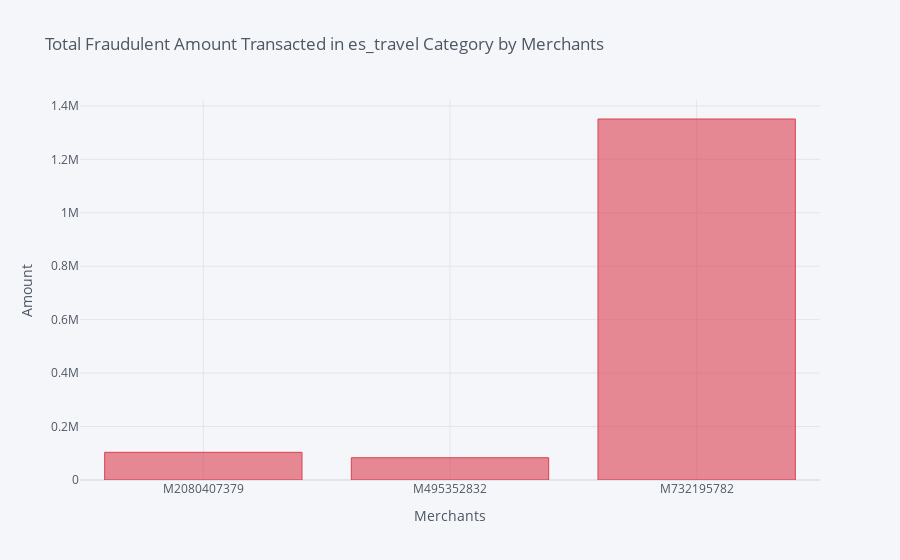

Notebook code for this chart:
### Code cell
fraud_df[fraud_df['category'] == 'es_travel'][['merchant', 
                                               'amount']].groupby('merchant')['amount'].sum().iplot(kind = 'bar', 
                                                                                                               xTitle = 'Merchants', 
                                                                                                               yTitle = 'Amount', 
                                                                                                               title = 'Total Fraudulent Amount Transacted in es_travel Category by Merchants', 
                                                                                                               color = 'red')

### Figure 1 — Plotly figure (JSON) as saved in the notebook; plotly's stock layout.template omitted (floating-point values rounded to 4 significant figures)
{"data": [{"marker": {"color": "rgba(219, 64, 82, 0.6)", "line": {"color": "rgba(219, 64, 82, 1.0)", "width": 1}}, "name": "amount", "orientation": "v", "text": "", "type": "bar", "x": ["M2080407379", "M495352832", "M732195782"], "y": [103600.0, 83380.0, 1351000.0]}], "layout": {"legend": {"bgcolor": "#F5F6F9", "font": {"color": "#4D5663"}}, "paper_bgcolor": "#F5F6F9", "plot_bgcolor": "#F5F6F9", "title": {"font": {"color": "#4D5663"}, "text": "Total Fraudulent Amount Transacted in es_travel Category by Merchants"}, "xaxis": {"gridcolor": "#E1E5ED", "showgrid": true, "tickfont": {"color": "#4D5663"}, "title": {"font": {"color": "#4D5663"}, "text": "Merchants"}, "zerolinecolor": "#E1E5ED"}, "yaxis": {"gridcolor": "#E1E5ED", "showgrid": true, "tickfont": {"color": "#4D5663"}, "title": {"font": {"color": "#4D5663"}, "text": "Amount"}, "zerolinecolor": "#E1E5ED"}}}
